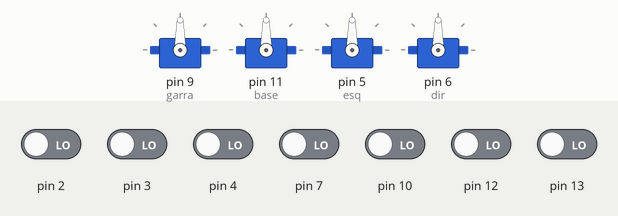
Simulated run of this sketch. Board: Arduino Uno, built with avr-gcc and run on an emulated ATmega328P. Parts: 4 × servo. The inputs (shaded band) are chosen by the test bench; at power-on: pin 2–4, pin 7, pin 10, pin 12, pin 13 LOW.

Above: at 1.2 s.
1.3 s: pin 2 driven HIGH
At 1.45 s:
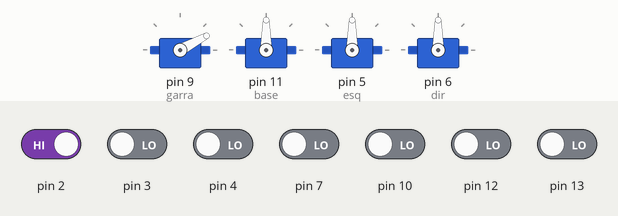
At 2.06 s:
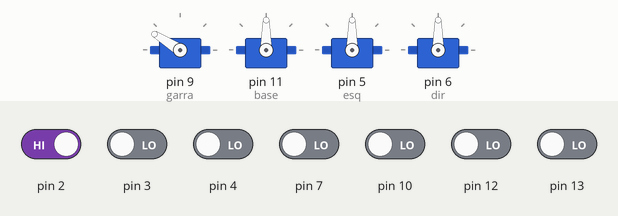
4.3 s: pin 4 driven HIGH
At 4.8 s:
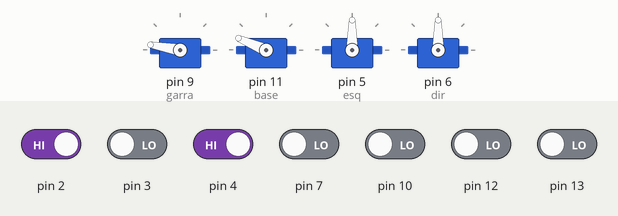
7.3 s: pin 3 driven HIGH
At 7.55 s:
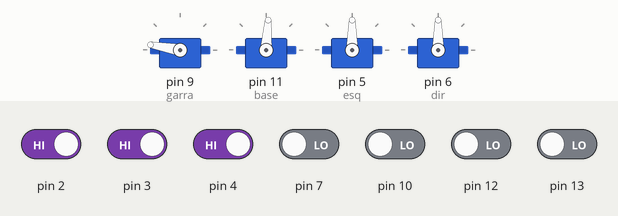
10.3 s: pin 7 driven HIGH
13.3 s: pin 3 driven LOW
16.3 s: pin 4 driven LOW
Timing chart, 0 to 27.5 s (numbered marks = the images above; inputs shaded):
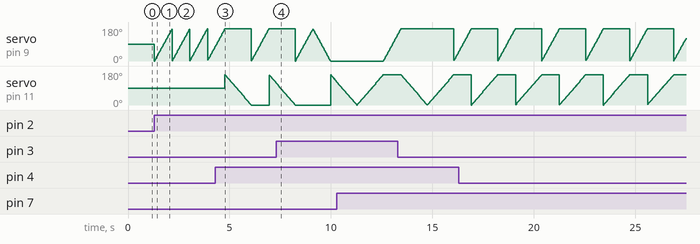

The sketch:

braco_Mecanico.ino
```cpp
// (licence header left out)
#include <Servo.h>
Servo garra;
Servo dir;
Servo esq;
Servo base;

void setup() {
  garra.attach (9);
  base.attach (11);
  esq.attach (5);
  dir.attach (6);
  pinMode (2, INPUT);
  pinMode (3, INPUT);
  pinMode (4, INPUT);
  pinMode (7, INPUT);
  pinMode (10, INPUT);
  pinMode (12, INPUT);
  pinMode (13, INPUT);
}

void loop() {
  if (digitalRead (2) ==  HIGH) {
    for (int i = 0; i <= 170; i++) {
      garra.write(i);
      delay(5);
    }
  }
  if (digitalRead (3) ==  HIGH) {
    for (int i = 170; i >= 0; i--) {
      garra.write(i);
      delay(5);
    }
  }
  if (digitalRead (4) ==  HIGH) {
    for (int i = 160; i >= 0; i--) {
      base.write(i);
      delay(8);
    }
  }
  if (digitalRead (7) ==  HIGH) {
    for (int i = 0; i <= 160; i++) {
      base.write(i);
      delay(8);
    }
  }
  if (digitalRead (10) ==  HIGH) {
    for (int i = 50; i <= 140; i++) {

      dir.write(i);
      delay(8);
    }
  }
  if (digitalRead (12) ==  HIGH) {
    for (int i = 140; i >= 50; i--) {

      dir.write(i);
      delay(8);
    }
  }
  if (digitalRead (13) ==  HIGH) {
    for (int i = 50; i <= 70; i++) {
      base.write(i);
      delay(8);
    }
  }
}
```

Measured:
- by itself, servo on pin 11 (base): ramps from 0° to 160° and jumps back, once every 2.2 s
